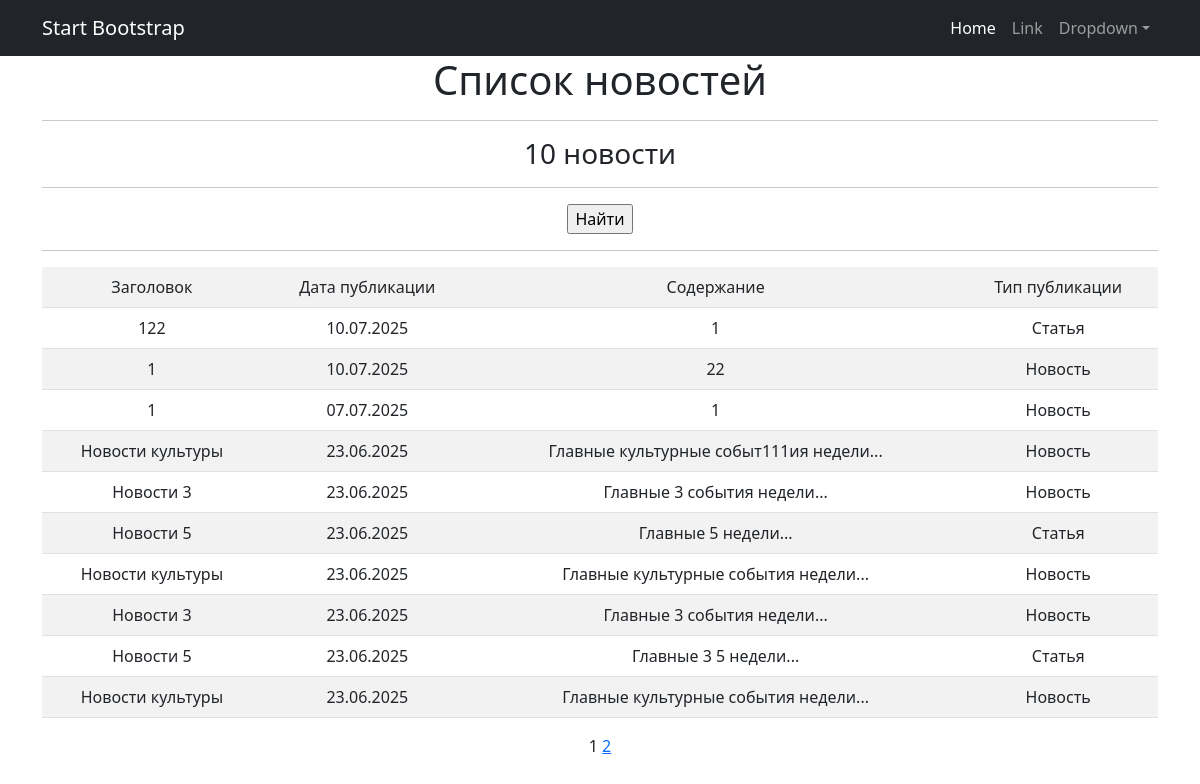
The page /news/ on the database as committed earlier.
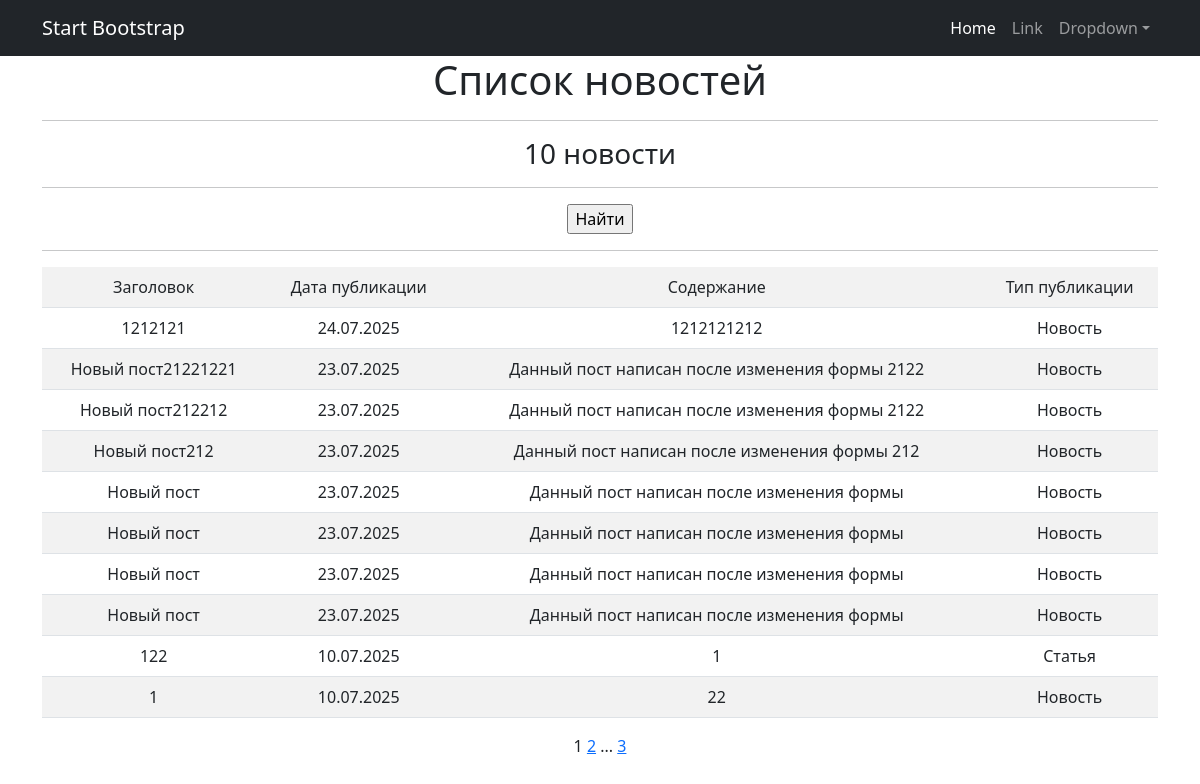
The same page on the database as committed later.
### news/models.py (models this page shows, shortened)
class Post(models.Model):
    ARTICLE = 'AR'
    NEWS = 'NW'
    POST_TYPES = [
        (ARTICLE, 'Статья'),
        (NEWS, 'Новость')
    ]
    author = models.ForeignKey(Author, on_delete=models.CASCADE)
    date_created = models.DateTimeField(auto_now_add=True)
    category = models.ManyToManyField(Category, through='PostCategory')
    title = models.CharField(max_length=255, null=False)
    content = models.TextField(max_length=1000)
    rating = models.IntegerField(default=0)
    type_post = models.CharField(choices=POST_TYPES, default=ARTICLE)

### news/views.py (the view)
# urls.py: path('', NewsList.as_view(), name='news_list'),
class NewsList(ListView):
    model = Post
    template_name = 'news_list.html'
    ordering = '-date_created'
    context_object_name = 'news'
    paginate_by = 10

### news/templatetags/custom_filters.py (called while the page is built)
@register.filter()
def censor(value:str):
    if not isinstance(value, str):
        return str(value)
    res = []
    words = re.findall(r'(\w+|\s+|\W+)', value)
    for word in words:
        if word.strip().lower() in UNWANTED_WORDS:
            res.append('*'*len(word))
        else:
            res.append(word)
    return ''.join(res)

### news/templatetags/custom_tags.py (called while the page is built)
@register.simple_tag(takes_context=True)
def url_replace(context, **kwargs):
    d = context['request'].GET.copy()
    for k, v in kwargs.items():
        d[k] = v
    return d.urlencode()

### templates/news_list.html (shortened to what this page needs)
{% extends 'flatpages/default.html' %}
{% load custom_filters %}
{% load custom_tags %}
{% block content %}
    <h1>Список новостей</h1>
        <hr>
    {% if news %}
        <h3>{{ news|length }} новости</h3>
            <hr>
                <form action="" method="get">
               <input type="submit" value="Найти" />
                </form>
            <hr>
	    <table class="table table-striped">
        <tr>
            <td>Заголовок</td>
            <td>Дата публикации</td>
            <td>Содержание</td>
            <td>Тип публикации</td>
        </tr>
            {% for new in news %}
        <tr>
            <td>{{ new.title|censor }}</td>
            <td>{{ new.date_created|date:"d.m.Y" }}</td>
            <td>{{ new.content|truncatewords:20|censor }}</td>
            <td>{{ new.get_type_post_display }}</td>
        </tr>
        {% endfor %}
        </table>
    {% else %}
        <h2>Новостей нет</h2>
    {% endif %}
   {{ page_obj.number }}
   {% if page_obj.has_next %}
       <a href="?{% url_replace page=page_obj.next_page_number %}">{{ page_obj.next_page_number }}</a>
       {% if paginator.num_pages != page_obj.next_page_number %}
           ...
           <a href="?{% url_replace page=page_obj.paginator.num_pages %}">{{ page_obj.paginator.num_pages }}</a>
       {% endif %}
   {% endif %}
{% endblock content %}

Rows that differ between the two databases and show on the page:
no longer on this page (row unchanged): Post: title|censor "1", date_created "07.07.2025", content|censor "1", type_post "Новость"
no longer on this page (row unchanged): Post: title|censor "Новости культуры", date_created "23.06.2025", content|censor "Главные культурные событ111ия недели...", type_post "Новость"
no longer on this page (row unchanged): Post: title|censor "Новости 3", date_created "23.06.2025", content|censor "Главные 3 события недели...", type_post "Новость"
no longer on this page (row unchanged): Post: title|censor "Новости 5", date_created "23.06.2025", content|censor "Главные 5 недели...", type_post "Статья"
no longer on this page (row unchanged): Post: title|censor "Новости культуры", date_created "23.06.2025", content|censor "Главные культурные события недели...", type_post "Новость"
no longer on this page (row unchanged): Post: title|censor "Новости 3", date_created "23.06.2025", content|censor "Главные 3 события недели...", type_post "Новость"
no longer on this page (row unchanged): Post: title|censor "Новости 5", date_created "23.06.2025", content|censor "Главные 3 5 недели...", type_post "Статья"
no longer on this page (row unchanged): Post: title|censor "Новости культуры", date_created "23.06.2025", content|censor "Главные культурные события недели...", type_post "Новость"
added Post: title|censor "1212121", date_created "24.07.2025", content|censor "1212121212", type_post "Новость"
added Post: title|censor "Новый пост21221221", date_created "23.07.2025", content|censor "Данный пост написан после изменения формы 2122", type_post "Новость"
added Post: title|censor "Новый пост212212", date_created "23.07.2025", content|censor "Данный пост написан после изменения формы 2122", type_post "Новость"
added Post: title|censor "Новый пост212", date_created "23.07.2025", content|censor "Данный пост написан после изменения формы 212", type_post "Новость"
added Post: title|censor "Новый пост", date_created "23.07.2025", content|censor "Данный пост написан после изменения формы", type_post "Новость"
added Post: title|censor "Новый пост", date_created "23.07.2025", content|censor "Данный пост написан после изменения формы", type_post "Новость"
added Post: title|censor "Новый пост", date_created "23.07.2025", content|censor "Данный пост написан после изменения формы", type_post "Новость"
added Post: title|censor "Новый пост", date_created "23.07.2025", content|censor "Данный пост написан после изменения формы", type_post "Новость"
Other text that changed with them:
{{ page_obj.paginator.num_pages }}: (not shown) → "3"
